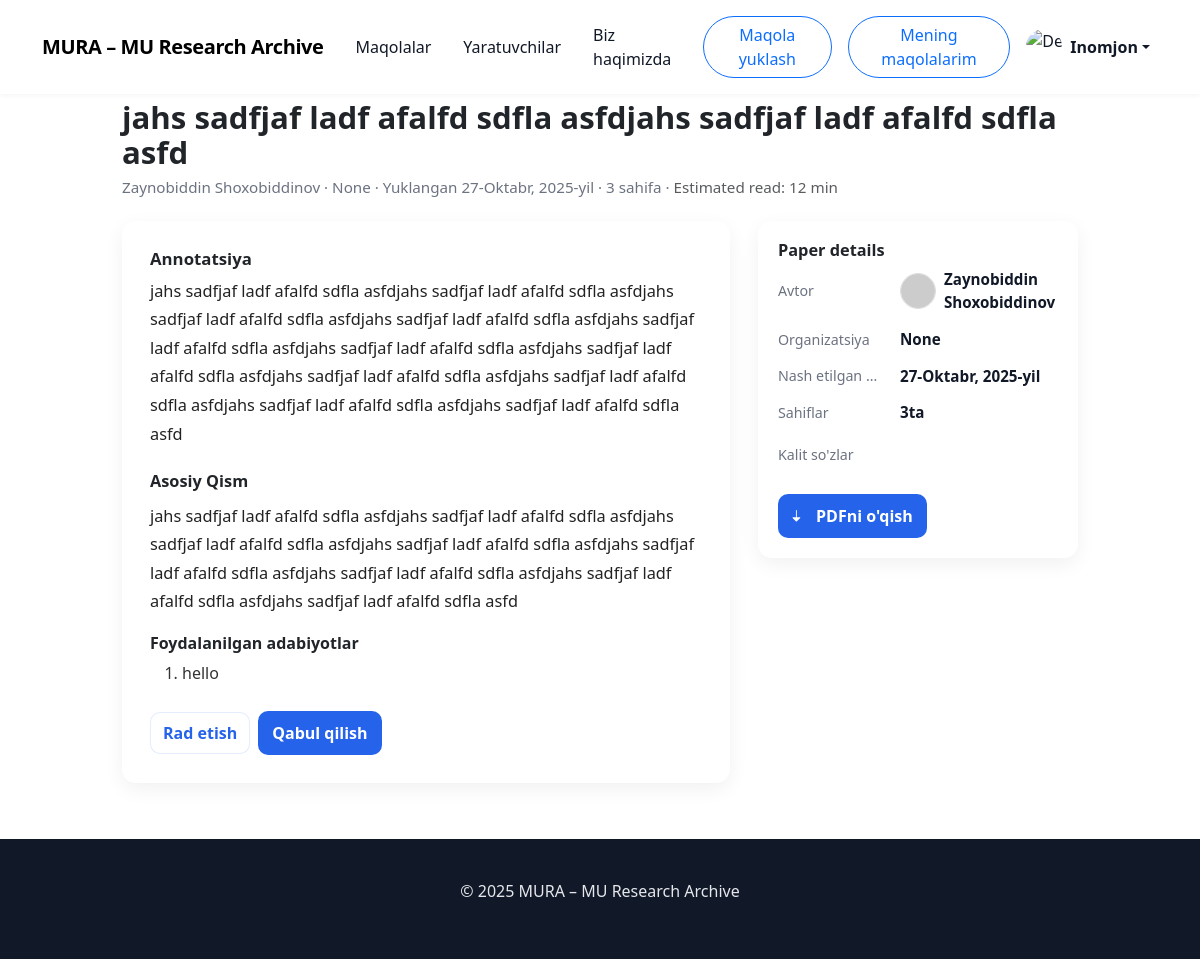
/admin-detail/8 (signed in), run on an earlier commit of the app's database.
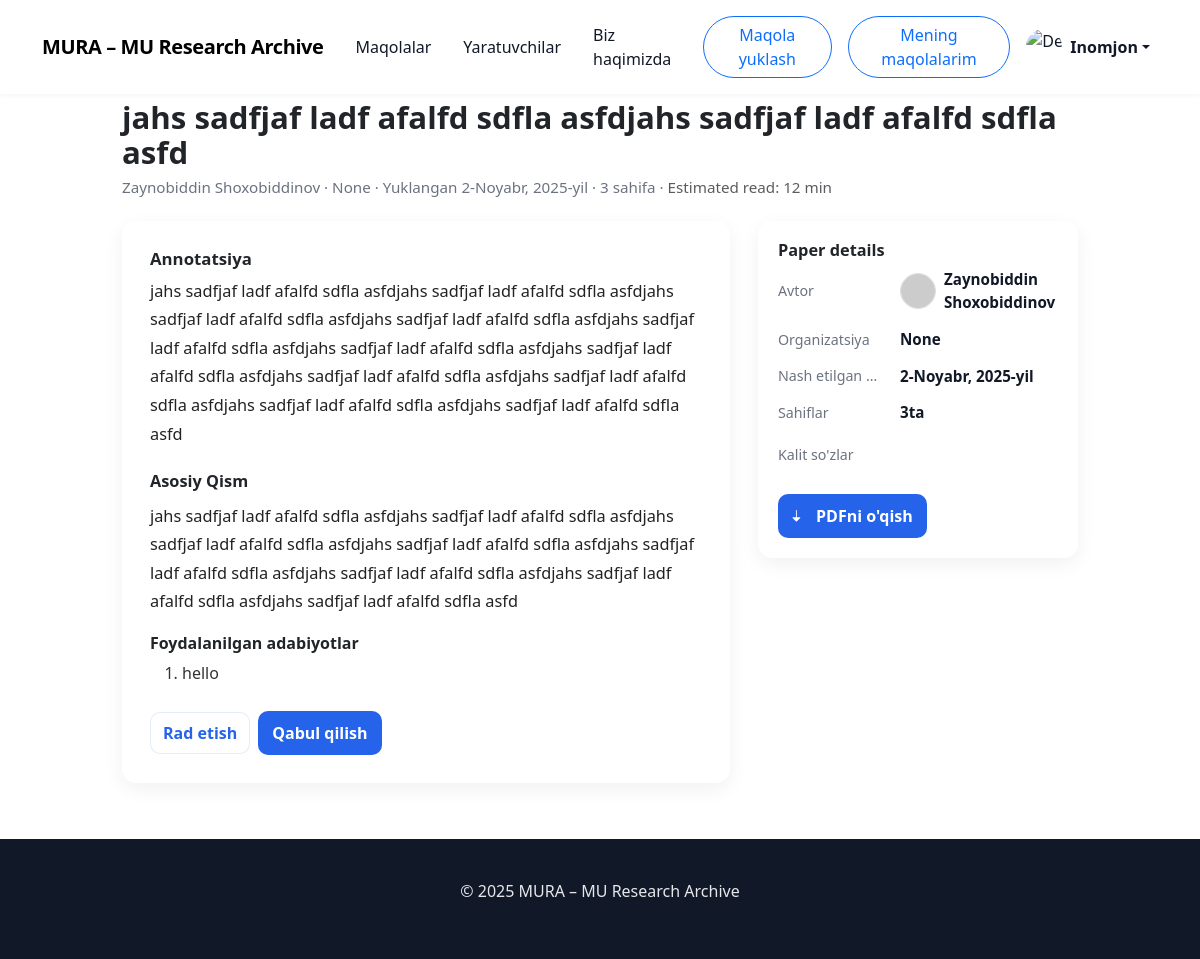
And on a later commit of the database.
### main/models.py (models this page shows, shortened)
class Paper(models.Model):
    STATUS_CHOICES = [
        (1, 'draft'),
        (2, 'on_process'),
        (3, 'declined'),
        (4, 'accepted'),
        (5, 'payment_process'),
        (6, 'blocked')
    ]
    owner = models.ForeignKey(CustomUser, on_delete=models.CASCADE)
    category = models.ForeignKey('Category', on_delete=models.SET_NULL, null=True)
    title = models.CharField(
        max_length=200,
        validators=[MinLengthValidator(1)],
        help_text="Sarlavha 1–100 belgidan iborat bo‘lishi kerak."
    )
    abstract = models.TextField(
        validators=[MinLengthValidator(100)],
        help_text="Qisqacha mazmun kamida 100 ta belgidan iborat bo‘lishi kerak."
    )
    intro = models.TextField()
    file = models.FileField(upload_to='pdfs/')
    status = models.IntegerField(
        choices=STATUS_CHOICES,
        default=1,
        help_text="Maqolaning joriy holatini tanlang."
    )
    published_at = models.DateField(auto_now=True)
    keywords = models.CharField(
        validators=[MinLengthValidator(10)],
        help_text="Kalit so‘zlar 10–300 belgidan iborat bo‘lishi kerak."
    )
    pages = models.IntegerField(
        null=True,
        blank=True,
        help_text="Betlar soni 3–50 oralig‘ida bo‘lishi kerak."
    )
    organization = models.CharField(
        max_length=120,
        validators=[MinLengthValidator(1)],
        null=True,
        blank=True,
        help_text="Tashkilot nomi 5–120 belgidan iborat bo‘lishi kerak."
    )
    paid_at = models.DateTimeField(null=True, blank=True)
    reject_count = models.IntegerField(default=0)
    citations = models.TextField(null=True)
    certificate = models.FileField(null=True)

class CustomUser(AbstractUser):
    avatar = models.ImageField(upload_to='avatars/', null=True, blank=True)
    status = models.IntegerField(default=0)

### main/views.py (the view)
# urls.py: path('admin-detail/<int:id>', admin_paper_detail, name='admin_paper_detail'),
@login_required(redirect_field_name='login')
def admin_paper_detail(request, id):
    context = {}
    if request.user.is_superuser:
        paper = models.Paper.objects.get(id=id)
        context = {
            'paper': paper
        }
    else:
        return redirect('main')
    return render(request, 'detail-admin.html', context)

### templates/detail-admin.html (shortened to what the changed rows need)
{% extends "base.html" %}
{% load static %}
{% block style %}
    <link rel="stylesheet" href="{% static 'main/css/detail.css' %}">
    <link href="https://cdn.jsdelivr.net/npm/bootstrap@5.3.3/dist/css/bootstrap.min.css" rel="stylesheet"/>
{% endblock %}
{% block content %}
    <main class="container">
        <header class="paper-header">
            <h1 class="paper-title">{{ paper.title }}</h1>
            <p class="paper-meta">{{ paper.owner.first_name }} {{ paper.owner.last_name }} · {{ paper.organization }} ·
                Yuklangan {{ paper.published_at }} · {{ paper.pages }} sahifa · <span class="text-muted">Estimated read: 12 min</span>
            </p>
        </header>
        <section class="paper-body">
            <article class="content-card" role="article" aria-labelledby="paper-title">
                <div class="mb-3">
                    <h3 class="mb-2" style="font-size:1.05rem; font-weight:700;">Annotatsiya</h3>
                    <p class="paper-content" style="margin-top:6px;">
                        {{ paper.abstract }}
                    </p>
                </div>
                <div class="mt-4">
                    <h3 style="font-size:1.02rem; font-weight:700; margin-bottom:10px;">Asosiy Qism</h3>
                    <p class="paper-content">
                        {{ paper.intro }}
                    </p>
                    <h4 style="font-size:1rem; font-weight:700; margin-top:18px;">Foydalanilgan adabiyotlar</h4>
                    <ol style="line-height:1.6; margin-top:8px; color:#333">
                        <li>{{ paper.citations }}</li>
                    </ol>
                </div>
            </article>
            <aside class="meta-card" aria-labelledby="meta-heading">
                <div class="meta-grid" role="list">
                    <div class="meta-label">Avtor</div>
                    <div class="meta-value" style="display:flex; align-items:center; gap:8px;">
                        {% if paper.owner.avatar %}
                            <img src="{{ paper.owner.avatar.url }}"
                                 alt="{{ paper.owner.first_name }} {{ paper.owner.last_name }}"
                                 style="width:36px; height:36px; border-radius:50%; object-fit:cover; border:1px solid #ddd;">
                        {% else %}
                            <img id="avatarPreview" src='https://placehold.co/800x600?text=
                                    {{ paper.owner.first_name|default:"?"|slice:":1"|upper }}{{ paper.owner.last_name|default:"?"|slice:":1"|upper }}'
                                 alt="{{ paper.owner.first_name }} {{ paper.owner.last_name }}"
                                 style="width:36px; height:36px; border-radius:50%; object-fit:cover; border:1px solid #ddd;">
                        {% endif %}
                        <span>{{ paper.owner.first_name }} {{ paper.owner.last_name }}</span>
                    </div>
                    <div class="meta-label">Organizatsiya</div>
                    <div class="meta-value">{{ paper.organization }}</div>
                    <div class="meta-label">Nash etilgan sana</div>
                    <div class="meta-value">{{ paper.published_at }}</div>
                    <div class="meta-label">Sahiflar</div>
                    <div class="meta-value">{{ paper.pages }}ta</div>
                    <div class="meta-tags">
                        <div class="meta-label"
                             style="min-width:0; color:var(--muted); font-size:0.89rem; padding-right:0;">Kalit so'zlar
                        </div>
                    </div>
                    <div class="meta-actions">
                        <a class="download-btn" href="{{ paper.file.url }}" target="_blank"
                           aria-label="Download paper PDF (sidebar)">
                        </a>
                    </div>
                </div>
            </aside>
        </section>
    </main>
{% endblock %}

What changed in the data, as far as the page shows it:
changed Paper "jahs sadfjaf ladf afalfd sdfla asfdjahs sadfjaf ladf afalfd sdfla asfd": published_at "27-Oktabr, 2025-yil" → "2-Noyabr, 2025-yil"
